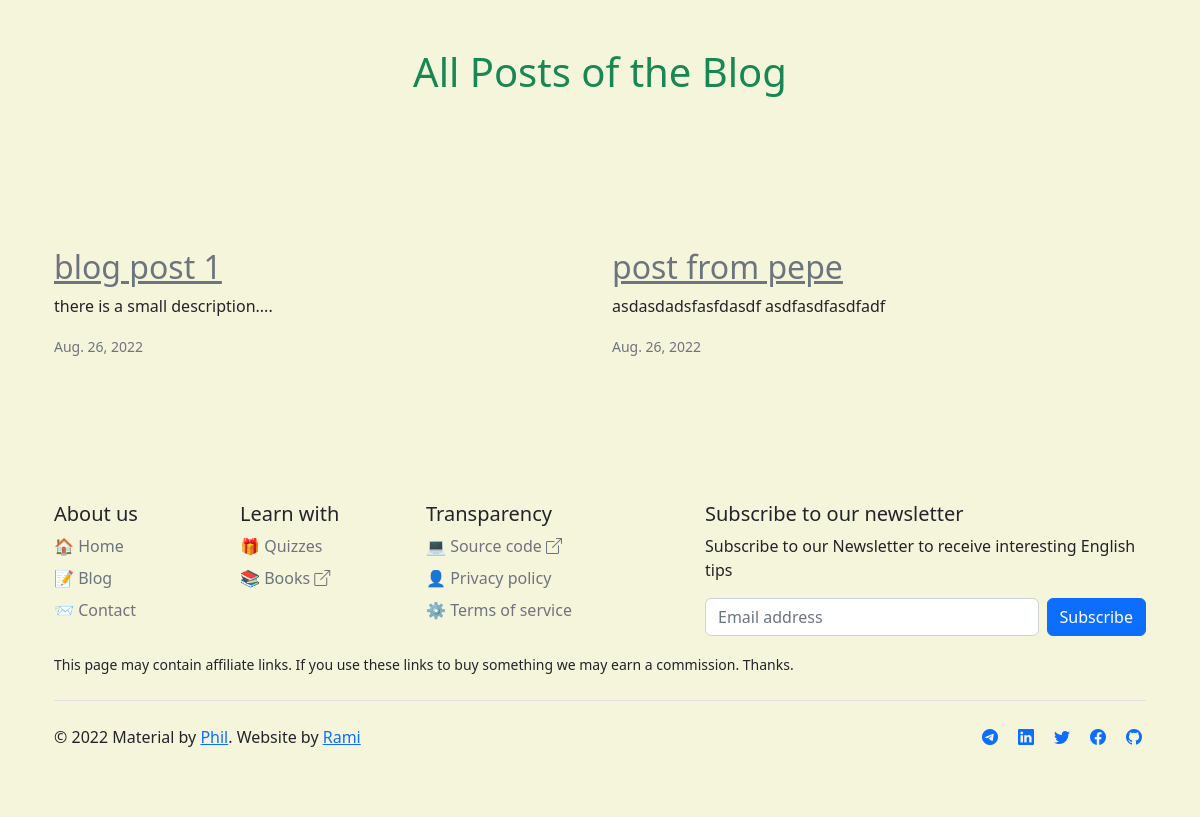
The app's page /blog/all/ with its own data.
### blog/models.py (models this page shows, shortened)
class BlogPost(models.Model):
    DIFFICULTY_LEVEL = [
        ("elementary", "Elementary"),
        ("intermediate", "Intermediate"),
        ("advanced", "Advanced"),
        ("general", "General"),
    ]
    title = models.CharField(max_length=70)
    description = models.TextField(blank=False, null=True)
    level = models.CharField(
        choices=DIFFICULTY_LEVEL,
        default="general",
        max_length=30,
    )
    tags = TaggableManager()
    public = models.BooleanField(default=False)
    created_by = models.ForeignKey(
        settings.AUTH_USER_MODEL,
        related_name="blog_posts",
        on_delete=models.CASCADE,
    )
    slug = AutoSlugField(populate_from="title")
    content = MarkdownxField()
    pdf = models.FileField(
        upload_to="blog-posts/%Y/%m/%d",
        blank=True,
        null=True,
    )
    pdf_created = models.BooleanField(default=False)
    views = models.PositiveIntegerField(default=0)
    promoted = models.BooleanField(default=False)
    created = models.DateField(auto_now_add=True)
    updated = models.DateField(auto_now=True)
    class Meta:
        ordering = ("-created",)
    def get_absolute_url(self):
        return reverse(
            "blog_postdetail", kwargs={"slug": self.slug, "level": self.level}
        )
    @classmethod
    def get_all_posts(cls):
        return cls.objects.all().order_by("-created")

### blog/views.py (the view)
# urls.py: path("all/", all_posts_view, name="blog_allposts"),
def all_posts_view(request):
    all_posts = BlogPost.get_all_posts()
    paginator = Paginator(all_posts, 10)
    page_number = request.GET.get("page")
    page_obj = paginator.get_page(page_number)
    context = {"page_obj": page_obj}
    return render(request, "blog/all_posts.html", context)

### utils/context_processors.py (called while the page is built)
def get_copyright_year(year):
    if year > 2022:
        return f"2022 - {year}"
    return "2022"

def general(request):
    return {
        "copyright_year": get_copyright_year(timezone.now().year),
        "site_title": settings.SITE_TITLE,
        "site_meta_keywords": settings.META_KEYWORDS,
        "site_meta_description": settings.META_DESCRIPTION,
        "request": request,
    }

### templates/blog/all_posts.html (shortened to what this page needs)
{% extends "base.html" %}
{% load cache %}
{% cache 86400 blog_allposts %}
    {% block content %}
        <h1 class="text-success text-center py-5">All Posts of the Blog</h1>
        <div class="container py-5">
            <div class="row justify-content-md-center">
                {% for post in page_obj %}
                    <div class="col-md-6 my-5">
                        <h2><a class="text-secondary" href="{{ post.get_absolute_url }}">{{ post.title }}</a></h2>
                        <p>{{ post.description }}</p>
                        <small class="text-muted">{{ post.created  }}</small>
                    </div>
                {% endfor %}
            </div>
        </div>
        {% include "partials/footer.html" %}
    {% endblock  %}
{% endcache %}

### records on screen
BlogPost: title "blog post 1", description "there is a small description....", created "Aug. 26, 2022"
BlogPost: title "post from pepe", description "asdasdadsfasfdasdf asdfasdfasdfadf", created "Aug. 26, 2022"

### other values on screen
{{ copyright_year }} "2022"
